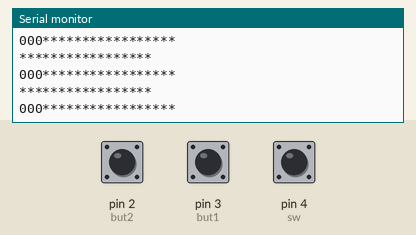
A sketch run on a simulated Arduino Mega 2560, built with avr-gcc and run on an emulated ATmega2560. Shown: the last lines printed to the serial monitor. Inputs (shaded band) come from the test bench; at power-on: pin 2 (but2) LOW, pin 3 (but1) LOW, pin 4 (sw) LOW.

Above: at 1.8 s.
1.9 s: pin 2 (but2) pulled HIGH for 0.6 s
At 2.32 s:
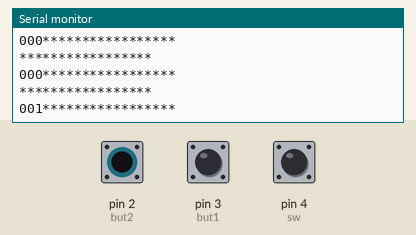
4.0 s: pin 3 (but1) pulled HIGH for 0.6 s
At 4.32 s:
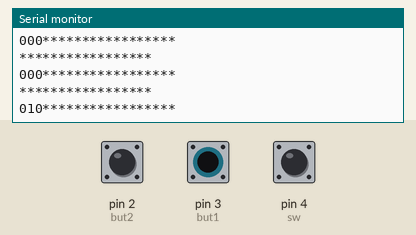
6.1 s: pin 4 (sw) pulled HIGH for 0.6 s
At 6.82 s:
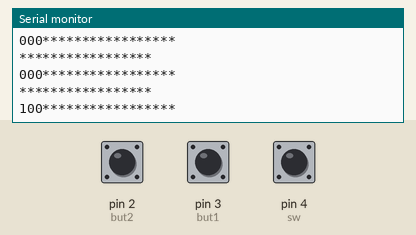
Timing chart, 0 to 9.1 s (numbered marks = the images above; inputs shaded):
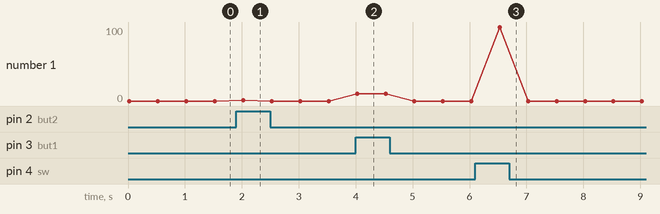

Measured:
- after the input at 1.9 s, the serial monitor: prints a new line after 0.12 s (image 1)
- after the input at 4.0 s, the serial monitor: prints a new line at once (image 2)
- after the input at 6.1 s, the serial monitor: prints a new line after 0.43 s (image 3)

The sketch:

switch_case.ino
```cpp
int sw = 4;
int but1 = 3 ;
int but2 = 2;
int baba ;
int ana ;
int dede ;
int led1 = 26;
int led2 = 27;
int led3 = 28;


void setup()
{
  digitalWrite(sw, INPUT);
  digitalWrite(but1, INPUT);
  digitalWrite(but2, INPUT);
  digitalWrite(led1, OUTPUT);
  digitalWrite(led2, OUTPUT);
  digitalWrite(led3, OUTPUT);
  Serial.begin(9600);
}

void loop()
{

  baba = digitalRead(sw);
  ana = digitalRead(but1);
  dede = digitalRead(but2);
  Serial.println("*****************");
  Serial.print(baba);
  Serial.print(ana);
  Serial.print(dede);
  Serial.println("*****************");
  delay(500);


  if ( baba == HIGH && ana == HIGH && dede  == HIGH  )
  {
    digitalWrite(led1, HIGH);
    digitalWrite(led2, HIGH);
    digitalWrite(led3, HIGH);

  }
  else if (baba == HIGH && dede == HIGH )
  {
   digitalWrite(led1, LOW);
   digitalWrite(led2, HIGH);
   digitalWrite(led3, LOW);
  }

  else
  {
    digitalWrite(led1, LOW);
    digitalWrite(led2, LOW);
    digitalWrite(led3, LOW);
  }

}
```
